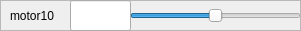
       <widget class="QFrame" name="frame_26">
        <property name="geometry">
         <rect>
          <x>0</x>
          <y>540</y>
          <width>301</width>
          <height>31</height>
         </rect>
        </property>
        <property name="frameShape">
         <enum>QFrame::StyledPanel</enum>
        </property>
        <property name="frameShadow">
         <enum>QFrame::Raised</enum>
        </property>
        <widget class="QSlider" name="motor10">
         <property name="geometry">
          <rect>
           <x>130</x>
           <y>0</y>
           <width>171</width>
           <height>31</height>
          </rect>
         </property>
         <property name="minimum">
          <number>-50</number>
         </property>
         <property name="maximum">
          <number>50</number>
         </property>
         <property name="orientation">
          <enum>Qt::Horizontal</enum>
         </property>
        </widget>
        <widget class="QLabel" name="label_25">
         <property name="geometry">
          <rect>
           <x>10</x>
           <y>0</y>
           <width>91</width>
           <height>31</height>
          </rect>
         </property>
         <property name="text">
          <string>motor10</string>
         </property>
        </widget>
        <widget class="QFrame" name="frame_27">
         <property name="geometry">
          <rect>
           <x>40</x>
           <y>30</y>
           <width>301</width>
           <height>31</height>
          </rect>
         </property>
         <property name="frameShape">
          <enum>QFrame::StyledPanel</enum>
         </property>
         <property name="frameShadow">
          <enum>QFrame::Raised</enum>
         </property>
         <widget class="QSlider" name="horizontalSlider_20">
          <property name="geometry">
           <rect>
            <x>70</x>
            <y>0</y>
            <width>231</width>
            <height>31</height>
           </rect>
          </property>
          <property name="orientation">
           <enum>Qt::Horizontal</enum>
          </property>
         </widget>
         <widget class="QLabel" name="label_26">
          <property name="geometry">
           <rect>
            <x>10</x>
            <y>0</y>
            <width>91</width>
            <height>31</height>
           </rect>
          </property>
          <property name="text">
           <string>motor0</string>
          </property>
         </widget>
        </widget>
        <widget class="QLineEdit" name="setPoint_motor10">
         <property name="geometry">
          <rect>
           <x>70</x>
           <y>0</y>
           <width>61</width>
           <height>31</height>
          </rect>
         </property>
         <property name="readOnly">
          <bool>true</bool>
         </property>
        </widget>
       </widget>
